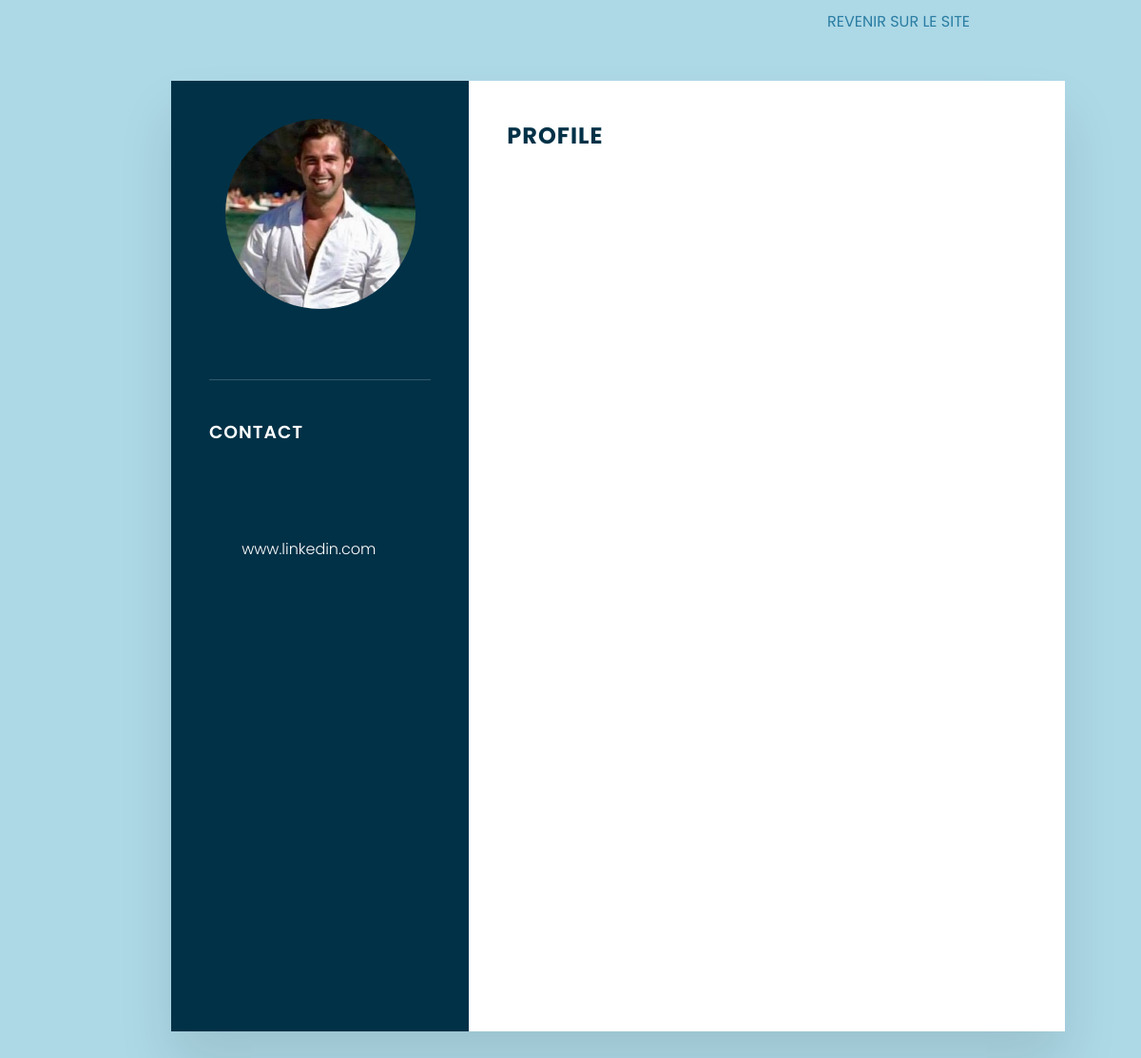
Page /lang/fr/cv/ on the earlier database version.
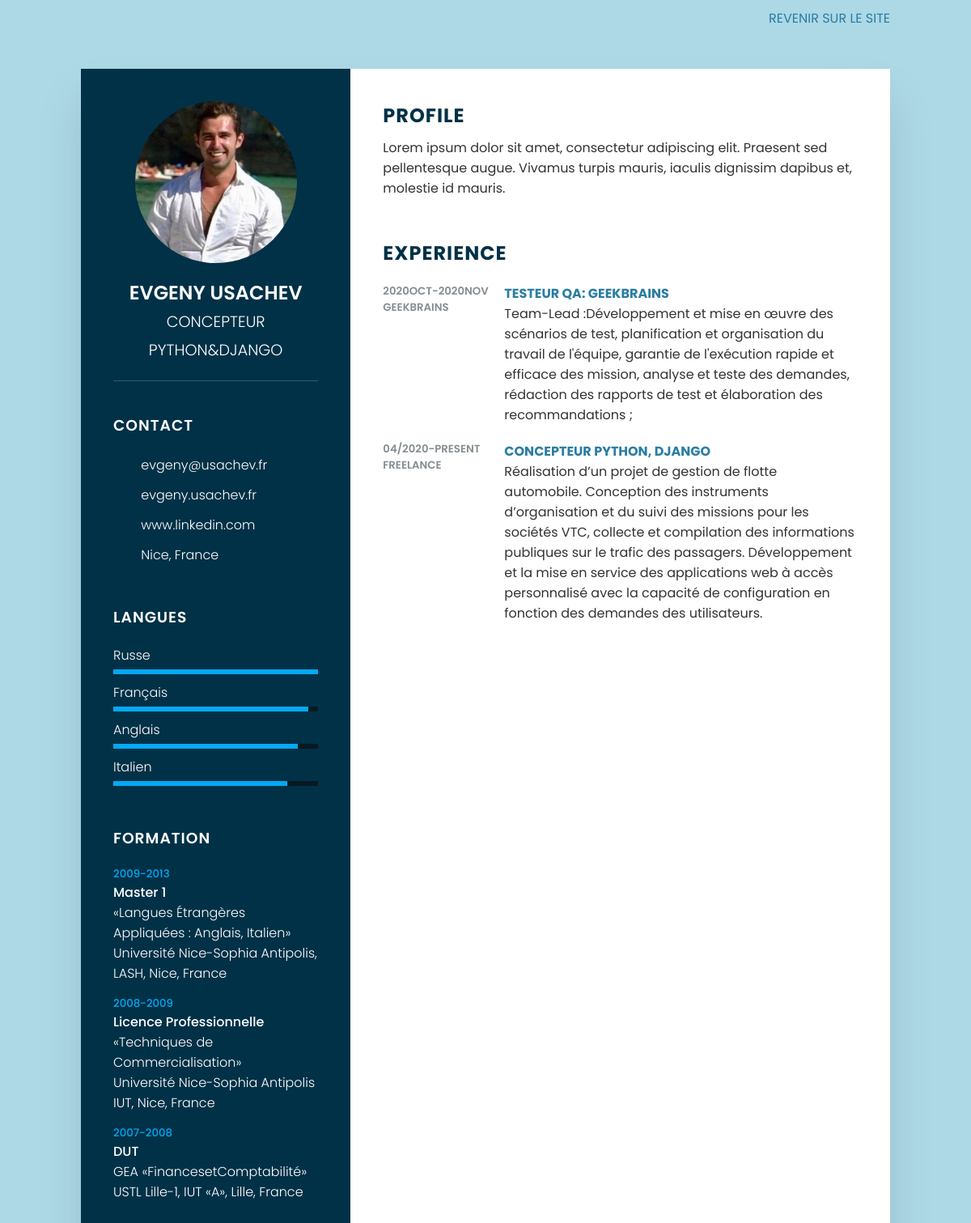
Same page on the later database version.
### portfolio_landing/models.py (models this page shows, shortened)
class Cvdata(models.Model):
    page_lang = models.CharField(max_length=10, choices=page_language_choices, blank=False,
                                 verbose_name='LANGUAGE:', default='ENG')
    mycvname = models.CharField(max_length=100)
    slug = models.SlugField(max_length=255, verbose_name='url', unique=True)
    cvmail = models.CharField(max_length=100)
    cvlocation = models.CharField(max_length=100)
    cvlinkedin = models.CharField(max_length=100)
    cvwebsite = models.CharField(max_length=300)
    myprofile = models.TextField(blank=True)
    description = models.TextField(blank=True)
    meta_desc = models.CharField(max_length=160, blank=True)
    meta_keys = models.CharField(max_length=300, blank=True)
    my_cv_photo = models.ImageField(upload_to=f'photos/{mycvname}', verbose_name='Img', blank=True)
    class Meta:
        ordering = ['-mycvname']

class Language(models.Model):
    page_lang = models.CharField(max_length=10, choices=page_language_choices, blank=False,
                                 verbose_name='LANGUAGE:', default='ENG')
    lang = models.CharField(max_length=100)
    slug = models.SlugField(max_length=255, verbose_name='url', unique=True)
    lang_percent = models.IntegerField(default=0,verbose_name='lang_percent', validators=[MinValueValidator(0),
                                       MaxValueValidator(100)])
    class Meta:
        ordering = ['lang_percent']

class Education(models.Model):
    page_lang = models.CharField(max_length=10, choices=page_language_choices, blank=False,
                                 verbose_name='LANGUAGE:', default='ENG')
    years = models.CharField(max_length=100, blank=False)
    degree = models.CharField(max_length=200, blank=False)
    establishment = models.CharField(max_length=200, blank=False)
    description = models.TextField(blank=True)
    slug = models.SlugField(max_length=255, verbose_name='url', unique=True)
    meta_desc = models.CharField(max_length=160, blank=True)
    meta_keys = models.CharField(max_length=300, blank=True)
    is_published = models.BooleanField(default=True, verbose_name='Published')
    class Meta:
        ordering = ['-years']

class Experience(models.Model):
    page_lang = models.CharField(max_length=10, choices=page_language_choices, blank=False,
                                 verbose_name='LANGUAGE:', default='ENG')
    years = models.CharField(max_length=100)
    ordering_rate = models.IntegerField(default=1, verbose_name='ordering', validators=[MinValueValidator(1),
                                                                                        MaxValueValidator(100)])
    company = models.CharField(max_length=200)
    description = models.TextField(blank=False)
    position = models.CharField(max_length=200)
    slug = models.SlugField(max_length=255, verbose_name='url', unique=True)
    meta_desc = models.CharField(max_length=160, blank=True)
    meta_keys = models.CharField(max_length=300, blank=True)
    is_published = models.BooleanField(default=True, verbose_name='Published')
    class Meta:
        ordering = ['-years']

### portfolio_landing/views.py (the view)
# urls.py: path('lang/fr/cv/', cv_page_fr, name='cv_page_fr'),
def cv_page_fr(request):
    return cv_page(request,template_to_be_rendered='portfolio_landing/FR/CV.html')

### portfolio_landing/views.py (called while the page is built)
def detect_lang(request):
    if '/lang/' in request.__dict__['path_info']:
        selected_language_group = request.__dict__['path_info']
        list_values=selected_language_group.split('/')
        instruction_index=list_values.index('lang')
        value_index=instruction_index+1
        language_value=str(list_values[value_index]).upper()
        print('hello from detect_lang:', language_value)
        return language_value

### portfolio_landing/templates/portfolio_landing/FR/CV.html (shortened to what this page needs)
{% extends 'CV.html' %}
{% block back %}<a href="{% url 'index_fr' %}">Revenir sur le site</a>{% endblock %}
{% block contact %}Contact{% endblock %}
{% block language %}Langues{% endblock %}
{% block education %}Formation{% endblock %}
{% block profile %}Profile{% endblock %}
{% block experience %}Experience{% endblock %}

### templates/CV.html (shortened to what this page needs)
<!DOCTYPE html>
{% load static %}
<html lang="en">
<head>
    <link rel="stylesheet" href="{% static 'cvstyle.css' %} " />
    <link rel="stylesheet" href="{% static 'fontawesome-free-5.15.4-web/css/all.css' %} " />
    <link rel="stylesheet" href="{% static 'fontawesome-free-5.15.4-web/css/brands.css' %} " />
    <link rel="stylesheet" href="{% static 'dropdown.css' %} " />
</head>
<body>
<div class="main_content">
    <div class="cv_nav">{% block back %}{% endblock %}</div>
<div class="container">
    <div class="left_Side">
        <div class="profileText">
            <div class="imgBx">
                {% if selected_cv.0.my_cv_photo %}
                <img src="{{ selected_cv.0.my_cv_photo.url }}">
                {% else %}
                <img src="{% static 'images/cv.JPG'%}">
                {% endif %}
            </div>
            <h2>{{ selected_cv.0.mycvname }}<br><span>{{ selected_cv.0.myprofile }}</span></h2>
        </div>
        <div class="contactInfo">
            <h3 class="title">{% block contact %}{% endblock %}</h3>
            <ul>
                <li>
                    <span class="icon"><i class="fa fa-envelope"></i></span>
                    <a href="mailto: {{ selected_cv.0.cvmail }}"><span class="text">{{ selected_cv.0.cvmail }}</span></a>
                </li>
                <li>
                    <span class="icon"><i class="fa fa-globe"></i></span>
                    <a href="{{ selected_cv.0.cvwebsite }}"><span class="text">{{ selected_cv.0.cvwebsite }}</span></a>
                </li>
                <li>
                    <span class="icon"><i class="fa fa-address-card"></i></span>
                    <a href="{{ selected_cv.0.cvlinkedin }}"><span class="text">www.linkedin.com</span></a>
                </li>
                <li>
                    <span class="icon"><i class="fas fa-map"></i></span>
                    <span class="text">{{ selected_cv.0.cvlocation }}</span>
                </li>
            </ul>
        </div>
        <div class="contactInfo language">
            {% if language_set %}
            <h3 class="title">{% block language %}{% endblock %}</h3>
            <ul>{% for item in language_set %}
                <li>
                    <span class="text">{{ item.lang }}</span>
                    <div class="percent">
                         <div style="width: {{ item.lang_percent }}%;"></div>
                     </div>
                </li>
                {% endfor %}
            </ul>
             {% endif %}
        </div>
        <div class="contactInfo education">
            {% if education_set %}
            <h3 class="title">{% block education %}{% endblock %}</h3>
            <ul>
                {% for item in education_set %}
                <li>
                    <h5>{{ item.years }}</h5>
                    <h4>{{ item.degree }}</h4>
                    <h4>{{ item.description }}</h4>
                    <h4>{{ item.establishment }}</h4>
                </li>
                {% endfor %}
            </ul>
            {% endif %}
        </div>
    </div>
    <div class="right_Side">
        <div class="about">
            <h2 class="title2">{% block profile %}{% endblock %}</h2>
            <p>
                {{ selected_cv.0.description }}
            </p>
        </div>
        <div class="about">
            {% if experience_set %}
            <h2 class="title2">{% block experience %}{% endblock %}</h2>
            {% for item in experience_set %}
            <div class="box">
                <div class="year_company">
                    <h5>{{ item.years }}</h5>
                    <h5>{{ item.company }}</h5>
                </div>
                <div class="text">
                    <h4>
                        {{ item.position }}
                    </h4>
                    <p>
                       {{ item.description }}
                    </p>
                </div>
            </div>
                {% endfor %}
                {% endif %}
        </div>
    </div>
</div>
    </div>
</body>
</html>

Differences in the rows shown:
added Cvdata: mycvname "EVGENY USACHEV", myprofile "CONCEPTEUR PYTHON&DJANGO", cvmail "evgeny@usachev.fr", cvwebsite "evgeny.usachev.fr", cvlocation "Nice, France", description "Lorem ipsum dolor sit amet, consectetur adipiscing elit. Praesent sed pellentesque augue. Vivamus turpis mauris, iaculis dignissim dapibus et, molestie id mauris."
added Language: lang "Russe", lang_percent 100 (drawn)
added Language: lang "Français", lang_percent 95 (drawn)
added Language: lang "Anglais", lang_percent 90 (drawn)
added Language: lang "Italien", lang_percent 85 (drawn)
added Education: years "2009-2013", degree "Master 1", description "«Langues Étrangères Appliquées : Anglais, Italien»", establishment "Université Nice-Sophia Antipolis, LASH, Nice, France"
added Education: years "2008-2009", degree "Licence Professionnelle", description "«Techniques de Commercialisation»", establishment "Université Nice-Sophia Antipolis IUT, Nice, France"
added Education: years "2007-2008", degree "DUT", description "GEA «FinancesetComptabilité»", establishment "USTL Lille-1, IUT «A», Lille, France"
added Experience: years "2020OCT-2020NOV", company "GEEKBRAINS", position "TESTEUR QA: GEEKBRAINS", description "Team-Lead :Développement et mise en œuvre des scénarios de test, planification et organisation du travail de l'équipe, garantie de l'exécution rapide et efficace des mission, analyse et teste des demandes, rédaction des rapports de test et élaboration des recommandations ;"
added Experience: years "04/2020-PRESENT", company "FREELANCE", position "CONCEPTEUR PYTHON, DJANGO", description "Réalisation d’un projet de gestion de flotte automobile. Conception des instruments d’organisation et du suivi des missions pour les sociétés VTC, collecte et compilation des informations publiques sur le trafic des passagers. Développement et la mise en service des applications web à accès personnalisé avec la capacité de configuration en fonction des demandes des utilisateurs."
Other differences:
text now shown: "LANGUES FORMATION EXPERIENCE"
